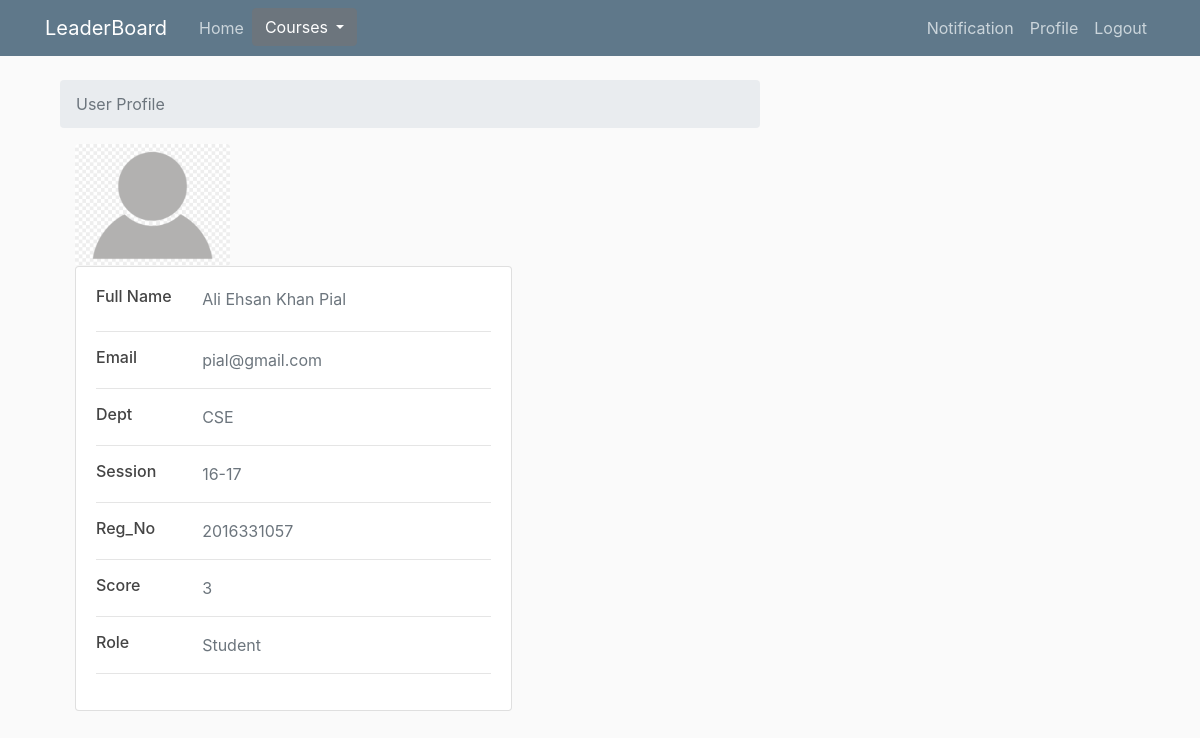
/profile/ (signed in), run on the app's committed database.
### users/models.py (models this page shows, shortened)
class StudentInfo(models.Model):
    full_name = models.CharField(max_length=100)
    reg_no = models.CharField(max_length=10)
    dept = models.CharField(max_length=3)
    session = models.CharField(max_length=5)
    role_id = models.CharField(max_length=1)
    email = models.EmailField()
    uploaded_image = models.ImageField(null = True, blank = True, upload_to = "images/")

### users/views.py (the view)
# urls.py: path('profile/', user_views.profile, name='profile'),
@login_required
def profile(request):
    current_user = request.user
    score = Profile.objects.get(user = current_user)
    show = score.c_score
    print(show)
    obj1 = TeacherInfo.objects.all()
    obj2 = StudentInfo.objects.all()
    abcde = None
    for i in obj1:
        if (i.email == current_user.email):
            abcde = i
            break
    if(abcde==None):
        for i in obj2:
            if (i.email == current_user.email):
                abcde = i
                break
    cnt = 1
    ans = 0
    if abcde == None:
        cnt = 0
    else:
        ans = abcde.role_id
    ONE = str(1)
    TWO = 2
    if(current_user.is_superuser == False):
        context5 = abcde.uploaded_image.url
        return render(request, 'users/profile.html',{'context1':abcde, 'context2':cnt, 'context3':ans, 'context4':show, 'context5':context5})
    else:
        return render(request, 'users/profile.html',{'context1':abcde, 'context2':cnt, 'context3':ans, 'context4':show})

### users/templates/users/profile.html (shortened to what this page needs)
{% extends "scmfal/base1.html" %}
{% load crispy_forms_tags %}
{% block content %}
          {% if context2 == 0 %}
          <div class="container">
            <div class="main-body">
                  <nav aria-label="breadcrumb" class="main-breadcrumb">
                    <ol class="breadcrumb">
                      <li class="breadcrumb-item active" aria-current="page">User Profile</li>
                    </ol>
                  </nav>
                    <div class="col-md-8">
                      <div class="card mb-3">
                        <div class="card-body">
                          <div class="row">
                            <div class="col-sm-3">
                              <h6 class="mb-0">Username</h6>
                            </div>
                            <div class="col-sm-9 text-secondary">
                                {{ user.username }}
                            </div>
                          </div>
                          <hr>
                          <div class="row">
                            <div class="col-sm-3">
                              <h6 class="mb-0">Email</h6>
                            </div>
                            <div class="col-sm-9 text-secondary">
                                {{ user.email }}
                            </div>
                          </div>
                          <hr>
                          <div class="row">
                            <div class="col-sm-3">
                              <h6 class="mb-0">Role </h6>
                            </div>
                            <div class="col-sm-9 text-secondary">
                                Admin
                            </div>
                          </div>
                          <hr>
                        </div>
                      </div>
                        </div>
                      </div>
                    </div>
          {% else %}
          <div class="container">
            <div class="main-body">
                  <nav aria-label="breadcrumb" class="main-breadcrumb">
                    <ol class="breadcrumb">
                      <li class="breadcrumb-item active" aria-current="page">User Profile</li>
                    </ol>
                  </nav>
                  <div class="col-md-8">
                        <div>
                        <div class="d-flex flex-row">
                            <div class="image"> <img src="{{context5}}" class="rounded" width="155"> </div>
                            </div>
                          </div>
                        <div class="card mb-6">
                        <div class="card-body">
                          <div class="row">
                            <div class="col-sm-3">
                              <h6 >Full Name</h6>
                            </div>
                            <div class="col-sm-9 text-secondary">
                              {{context1.full_name}}
                            </div>
                          </div>
                          <hr>
                          <div class="row">
                            <div class="col-sm-3">
                              <h6 class="mb-0">Email</h6>
                            </div>
                            <div class="col-sm-9 text-secondary">
                                {{context1.email}}
                            </div>
                          </div>
                          <hr>
                          <div class="row">
                            <div class="col-sm-3">
                              <h6 class="mb-0">Dept</h6>
                            </div>
                            <div class="col-sm-9 text-secondary">
                              {{context1.dept}}
                            </div>
                          </div>
                          <hr>
                         {% if context1.role_id == "1" %}
                         <div class="row">
                            <div class="col-sm-3">
                              <h6 class="mb-0">Session</h6>
                            </div>
                            <div class="col-sm-9 text-secondary">
                              {{context1.session}}
                            </div>
                          </div>
                          <hr>
                          <div class="row">
                            <div class="col-sm-3">
                              <h6 class="mb-0">Reg_No</h6>
                            </div>
                            <div class="col-sm-9 text-secondary">
                              {{context1.reg_no}}
                            </div>
                          </div>
                          <hr>
                          <div class="row">
                            <div class="col-sm-3">
                              <h6 class="mb-0">Score</h6>
                            </div>
                            <div class="col-sm-9 text-secondary">
                              {{context4}}
                            </div>
                          </div>
                          <hr>
                          <div class="row">
                            <div class="col-sm-3">
                              <h6 class="mb-0">Role</h6>
                            </div>
                            <div class="col-sm-9 text-secondary">
                              Student
                            </div>
                          </div>
                          <hr>
                         {% endif %}
                        </div>
                      </div>
                        </div>
                      </div>
                    </div>
                    {% endif %}
{% endblock content %}

### scmfal/static/scmfal/main.css (style rules this page uses)
body { background: #fafafa; color: #333333; margin-top: 5rem; }
h1, h2, h3, h4, h5, h6 { color: #444444; }

### data on the page
StudentInfo: full_name "Ali Ehsan Khan Pial", email "pial@gmail.com", dept "CSE", session "16-17", reg_no "2016331057"

### other printed values
{{ context4 }} "3"
